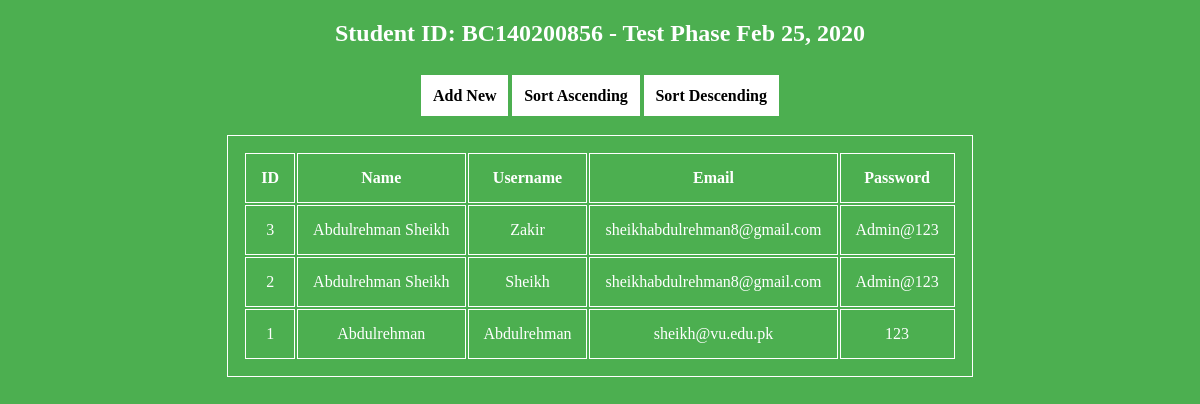
/index.php?order_by=desc, run on the app's committed database.
### tables this page shows
CREATE TABLE `users` (
  `id` int(11) NOT NULL,
  `name` varchar(30) DEFAULT NULL,
  `username` varchar(30) DEFAULT NULL,
  `password` varchar(30) DEFAULT NULL,
  `email` varchar(30) DEFAULT NULL
);

### index.php (the view, shortened to what this page needs)
<?php
include 'dbs.php';
$order_by = "asc";
if (isset($_GET['order_by']) && $_GET['order_by'] == "desc") {
    $order_by = "desc";
}
$sql = "SELECT * FROM `users` order by username " . $order_by;
$result = $conn->query($sql);
?>
<!DOCTYPE html>
<html>
    <head>
        <link rel="stylesheet" href="main.css">
    </head>
    <body>
        <div class="header">
            <h2>Student ID: BC140200856 - Test Phase Feb 25, 2020</h2>
        </div>
        <div class="list-table">
            <a href="add-new.php" class="button" >Add New</a>
            <a href="index.php?order_by=asc" class="button" >Sort Ascending</a>
            <a href="index.php?order_by=desc" class="button" >Sort Descending</a>
            <table align="center">
                <thead>
                    <tr>
                        <th>ID</th>
                        <th>Name</th>
                        <th>Username</th>
                        <th>Email</th>
                        <th>Password</th>
                    </tr>
                </thead>
                <tbody>
                    <?php
                    while ($row = $result->fetch_assoc()) {
                        ?>
                        <tr>
                            <td><?php echo $row['id']; ?></td>
                            <td><?php echo $row['name']; ?></td>
                            <td><?php echo $row['username']; ?></td>
                            <td><?php echo $row['email']; ?></td>
                            <td><?php echo $row['password']; ?></td>
                        </tr>
                        <?php
                    }
                    ?>
                </tbody>
            </table>
        </div>
    </body>
</html>

### main.css (style rules this page uses)
body { background-color: #4CAF50; text-align: center; }
p,h,div { color: #fff !important; }
a , .button { padding: 1%; background: #fff; color: #000; text-decoration: none; font-weight: bold; }
table { margin-top: 30px; }
table, tr, td, th { border: 1px solid #FFF; padding: 15px; }
.list-table { padding-top: 20px; }

### data on the page
users: id "3", name "Abdulrehman Sheikh", username "Zakir", email "sheikhabdulrehman8@gmail.com", password "Admin@123"
users: id "2", name "Abdulrehman Sheikh", username "Sheikh", email "sheikhabdulrehman8@gmail.com", password "Admin@123"
users: id "1", name "Abdulrehman", username "Abdulrehman", email "sheikh@vu.edu.pk", password "123"
